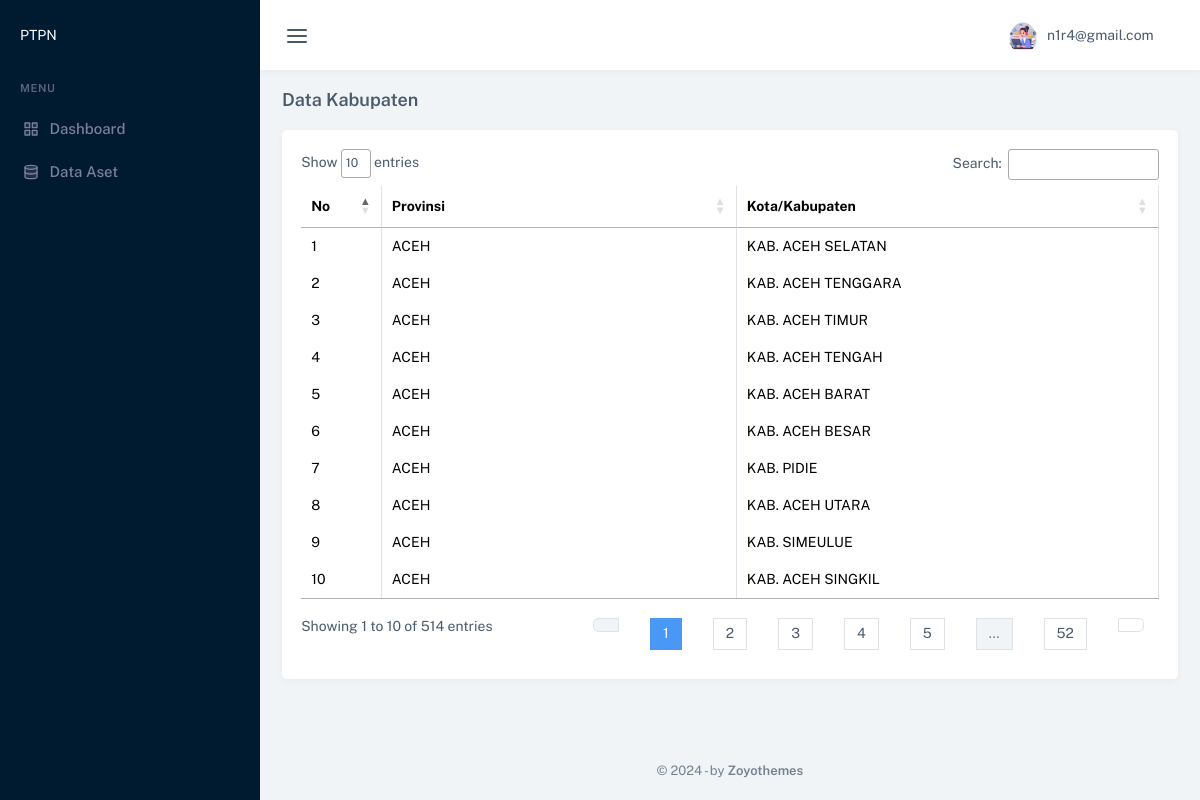
The app's page /views/kota.php (signed in) with its own data.
### tables this page shows
CREATE TABLE `kota_kabupaten` (
  `id` int(11) NOT NULL,
  `provinsi_id` int(11) NOT NULL,
  `nama` varchar(255) NOT NULL
);

CREATE TABLE `provinsi` (
  `id` int(11) NOT NULL,
  `nama_provinsi` varchar(255) NOT NULL
);

### views/kota.php (the view, shortened to what this page needs)
<?php
include '../config/database.php';
ini_set('display_errors', 1); ?>
<!DOCTYPE html>
<html lang="en">
<head>
    <link href="../assets/css/app.min.css" rel="stylesheet" type="text/css" id="app-style" />
    <link href="../assets/css/icons.min.css" rel="stylesheet" type="text/css" />
    <link rel="stylesheet" type="text/css" href="https://cdn.datatables.net/1.11.5/css/jquery.dataTables.css">
    <link rel="stylesheet" type="text/css" href="https://cdn.datatables.net/1.11.5/css/dataTables.bootstrap4.min.css">
</head>
<body data-menu-color="dark" data-sidebar="default">
    <div id="app-layout">
        <?php include 'partials/topbar.php' ?>
        <?php include 'partials/sidebar.php' ?>
        <div class="content-page">
            <div class="content">
                <div class="container-xxl">
                    <div class="py-3 d-flex align-items-sm-center flex-sm-row flex-column">
                        <div class="flex-grow-1">
                            <h4 class="fs-18 fw-semibold m-0">Data Kabupaten</h4>
                        </div>
                    </div>
                    <div class="row">
                        <div class="col-md-12 col-xl-12">
                            <div class="card">
                                <div class="card-body">
                                    <div class="row">
                                        <div class="table-responsive">
                                            <table id="areaTable" class="table table-hover table-bordered mb-0">
                                                <thead>
                                                    <tr>
                                                        <th>No</th>
                                                        <th>Provinsi</th>
                                                        <th>Kota/Kabupaten</th>
                                                    </tr>
                                                </thead>
                                                <tbody>
                                                    <?php
                                            $no = 1;
                                            $get_data = mysqli_query($conn, "
                                            SELECT *
                                            FROM kota_kabupaten JOIN provinsi ON kota_kabupaten.provinsi_id = provinsi.id;
                                        ");
                                            while($display = mysqli_fetch_array($get_data)) {
                                                $nama = $display['nama'];
                                                $provinsi = $display['nama_provinsi']
                                            ?>
                                                    <tr>
                                                        <td><?php echo $no; ?></td>
                                                        <td><?php echo $provinsi; ?></td>
                                                        <td><?php echo $nama; ?></td>
                                                    </tr>
                                                    <?php
                                            $no++;
                                                }
                                            ?>
                                                </tbody>
                                            </table>
                                        </div>
                                    </div>
                                </div>
                            </div>
                        </div>
                    </div>
                </div>
            </div>
            <?php include 'partials/footer.php' ?>
        </div>
    </div>
</body>
</html>

### records on screen
kota_kabupaten: provinsi.nama_provinsi "ACEH", nama "KAB. ACEH SELATAN"
kota_kabupaten: provinsi.nama_provinsi "ACEH", nama "KAB. ACEH TENGGARA"
kota_kabupaten: provinsi.nama_provinsi "ACEH", nama "KAB. ACEH TIMUR"
kota_kabupaten: provinsi.nama_provinsi "ACEH", nama "KAB. ACEH TENGAH"
kota_kabupaten: provinsi.nama_provinsi "ACEH", nama "KAB. ACEH BARAT"
kota_kabupaten: provinsi.nama_provinsi "ACEH", nama "KAB. ACEH BESAR"
kota_kabupaten: provinsi.nama_provinsi "ACEH", nama "KAB. PIDIE"
kota_kabupaten: provinsi.nama_provinsi "ACEH", nama "KAB. ACEH UTARA"
kota_kabupaten: provinsi.nama_provinsi "ACEH", nama "KAB. SIMEULUE"
kota_kabupaten: provinsi.nama_provinsi "ACEH", nama "KAB. ACEH SINGKIL"

### other values on screen
$_SESSION['username'] "n1r4@gmail.com"
